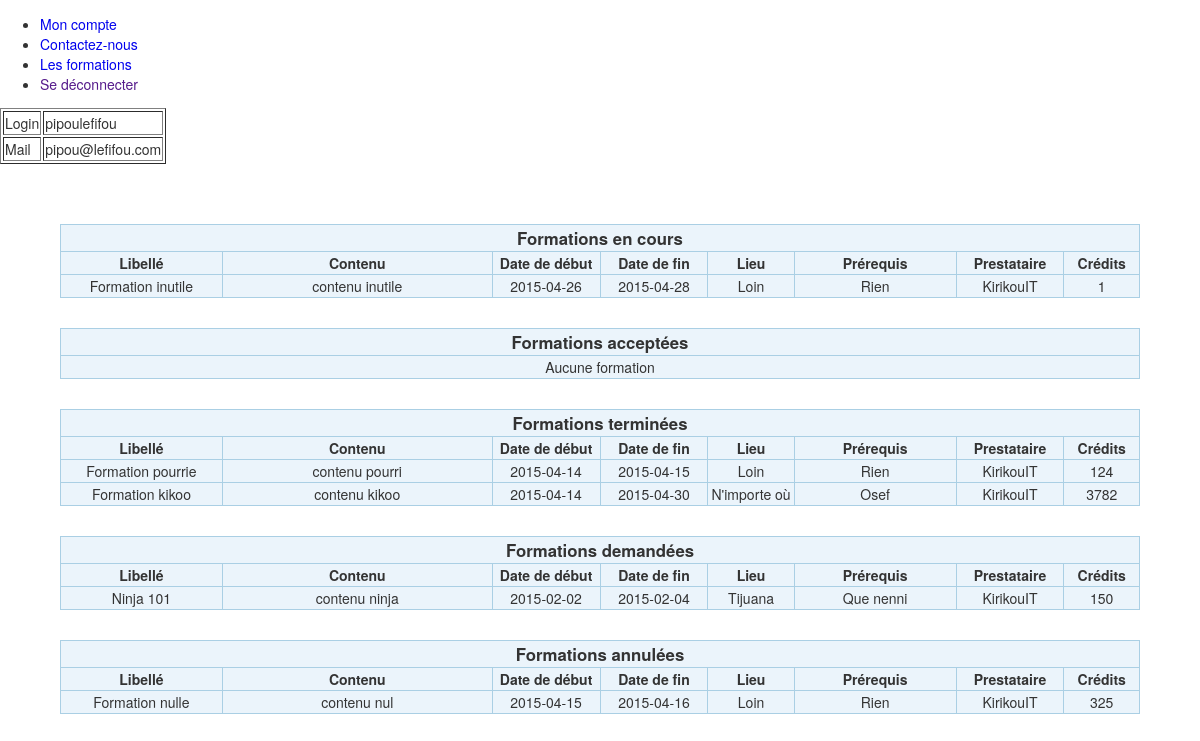
The page /compte.php (signed in) on the database as committed earlier.
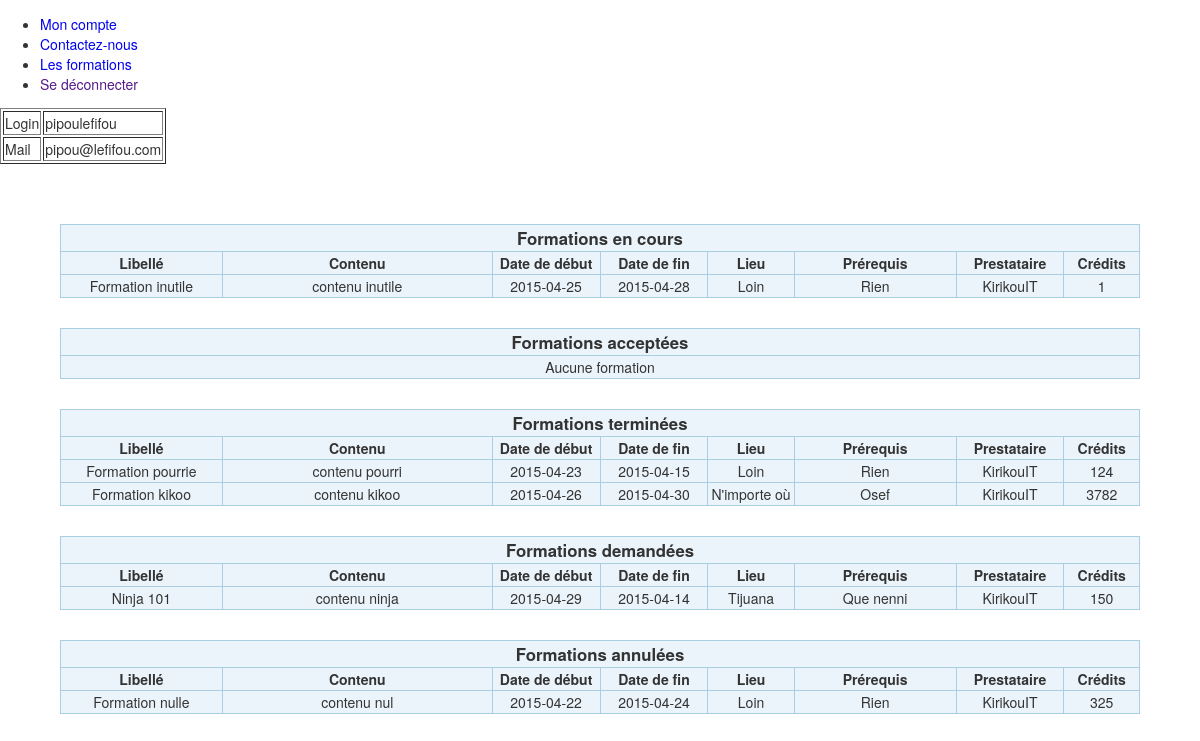
The same page on the database as committed later.
### tables this page shows
CREATE TABLE IF NOT EXISTS `formation` (
  `form_id` int(11) NOT NULL AUTO_INCREMENT,
  `form_libelle` varchar(100) NOT NULL,
  `form_contenu` varchar(250) NOT NULL,
  `form_date_debut` date NOT NULL,
  `form_date_fin` date NOT NULL,
  `form_lieu` varchar(25) NOT NULL,
  `form_prerequis` varchar(25) NOT NULL,
  `form_cout_credit` int(11) NOT NULL,
  `prest_id` int(11) DEFAULT NULL,
  PRIMARY KEY (`form_id`),
  KEY `FK_formation_prest_id` (`prest_id`)
);

CREATE TABLE IF NOT EXISTS `prestataire` (
  `prest_id` int(11) NOT NULL AUTO_INCREMENT,
  `prest_raison_sociale` varchar(50) NOT NULL,
  `prest_adresse` varchar(150) NOT NULL,
  `prest_telephone` varchar(10) NOT NULL,
  `prest_siret` varchar(32) NOT NULL,
  PRIMARY KEY (`prest_id`)
);

### classe/Formation.php (called while the page is built, shortened)
<?php
Class Formation{
	private $libelle;
	private $contenu;
	private $dateDebut;
	private $dateFin;
	private $lieu;
	private $requis;
	private $credits;
	private $prestataire;
	function __construct($id, $libelle, $contenu, $dateDebut, $dateFin, $lieu, $requis, $credits, $prestataire_id) {
		$this->libelle = $libelle;
		$this->contenu = $contenu;
		$this->dateDebut = $dateDebut;
		$this->dateFin = $dateFin;
		$this->lieu = $lieu;
		$this->requis = $requis;
		$this->credits = $credits;
		$this->prestataire = new Prestataire($prestataire_id);
	}
	function getLibelle() {
		return $this->libelle;
	}
	function getContenu() {
		return $this->contenu;
	}
	function getDateDebut() {
		return $this->dateDebut;
	}
	function getDateFin() {
		return $this->dateFin;
	}
	function getLieu() {
		return $this->lieu;
	}
	function getRequis() {
		return $this->requis;
	}
	function getPrestataire() {
		return $this->prestataire;
	}
	function getCredits() {
		return $this->credits;
	}
}
?>

### classe/DB_Formation.php (called while the page is built, shortened)
<?php
Class DB_Formation extends DB {
	function getFormationUser($userId, $statut){
		$listeFormations = array();
		$dbh = $this->connect();
		$sql = "SELECT f.form_id, form_libelle, form_contenu, form_date_debut, form_date_fin, form_lieu, form_prerequis, form_cout_credit, prest_id FROM formation f WHERE form_id IN (SELECT p.form_id FROM participe p WHERE user_id = :userId AND part_statut = :statut)";
		$stmt = $dbh->prepare($sql);
		$stmt->BindValue(":userId",$userId);
		$stmt->BindValue(":statut",$statut);
		if ($stmt->execute())
			while($data = $stmt->fetch(PDO::FETCH_ASSOC)){
				$formation = new Formation($data["form_id"],
					  					   $data["form_libelle"],
										   $data["form_contenu"],
										   $data["form_date_debut"],
										   $data["form_date_fin"],
										   $data["form_lieu"],
										   $data["form_prerequis"],
										   $data["form_cout_credit"],
										   $data["prest_id"]);
				$listeFormations[] = $formation;
			}
		 else {
			echo("Erreur lors de la lecture des données");
			return false;
		}
		return $listeFormations;
	}
}
?>

### classe/User.php (called while the page is built, shortened)
<?php
include_once "DB_Formation.php";
Class User {
	private $id;
	function __construct($id, $login, $mail) {
		$this->id = $id;
	}
	function getFormationsAnnulees() {
		$data = new DB_Formation();
		return $data->getFormationUser($this->id, "annulee");
	}
	function getFormationsDemandees() {
		$data = new DB_Formation();
		return $data->getFormationUser($this->id, "demandee");
	}
	function getFormationsEnCours() {
		$data = new DB_Formation();
		return $data->getFormationUser($this->id, "encours");
	}
	function getFormationsTerminees() {
		$data = new DB_Formation();
		return $data->getFormationUser($this->id, "terminee");
	}
}
?>

### classe/DB_Prestataire.php (called while the page is built, shortened)
<?php
include_once "Prestataire.php";
Class DB_Prestataire extends DB {
	function getPrestataire($id){
		$dbh = $this->connect();
		$sql = "SELECT prest_id, prest_raison_sociale, prest_adresse, prest_telephone, prest_siret FROM prestataire WHERE prest_id = :id";
		$stmt = $dbh->prepare($sql);
		$stmt->BindValue(":id",$id);
		if ($stmt->execute())
			return $stmt->fetch(PDO::FETCH_ASSOC);
		else {
			echo("Erreur lors de la lecture des données");
			return false;
		}
	}
}
?>

### classe/Prestataire.php (called while the page is built, shortened)
<?php
include_once "DB_Prestataire.php";
class Prestataire{
	private $raisonSociale;
	function __construct($id){
		$data = new DB_Prestataire();
		$retour = $data->getPrestataire($id);
		$this->raisonSociale = $retour["prest_raison_sociale"];
	}
	function getRaisonSociale(){
		return $this->raisonSociale;
	}
}
?>

### librairie.php (the view, shortened to what this page needs)
<?php
include_once "./classe/DB_Prestataire.php";
include_once "./classe/DB_Formation.php";
include_once "./classe/User.php";
include_once "./classe/Prestataire.php";
include_once "./classe/Formation.php";
function getFichier() {
	return basename($_SERVER['PHP_SELF']);
}
function debutPage($titre) {
	echo "<!DOCTYPE html>\n";
	echo "<html>\n";
	echo "<head>\n";
		echo "<link rel=\"stylesheet\" type=\"text/css\" href=\"./css/general.css\" />\n";
	echo "</head>\n";
	echo "<body>\n";
	if (getFichier() != "identification.php") {
		echo "<header>\n";
			echo "<ul>\n";
				echo "<li class=\"nav\"><a href=\"compte.php\">Mon compte</a></li>\n";
				echo "<li class=\"nav\"><a href=\"mailto:jeanfrancois.poivey@free.fr\">Contactez-nous</a></li>\n";
				echo "<li class=\"nav\"><a href=\"formations.php\">Les formations</a></li>\n";
				echo "<li class=\"nav\"><a href=\"\" id=\"deconnexion\">Se déconnecter</a></li>\n";
			echo "</ul>\n";
		echo "</header>\n";
	}
		echo "<section>\n";
}
function aside($id) {
	if ($id != 0) {
		echo "<aside>\n";
			echo "<table border=\"1\">\n";
				echo "<tr>\n";
					echo "<td>Login</td>\n";
					echo "<td>".$_SESSION["login"]."</td>\n";
				echo "</tr>\n";
				echo "<tr>\n";
					echo "<td>Mail</td>\n";
					echo "<td>".$_SESSION["mail"]."</td>\n";
				echo "</tr>\n";
			echo "</table>\n";
		echo "</aside>\n";
	}
	echo "<article>\n";
}
function finPage() {
			echo "</article>\n";
		echo "</section>\n";
	echo "</body>\n";
	echo "</html>\n";
}
function ligneLabelFormations($label) {
	echo "<tr>\n";
		echo "<th colspan=\"9\" class=\"typeFormations\">".$label."</th>\n";
	echo "</tr>\n";
}
function ligueAucuneFormation() {
	echo "<tr>\n";
		echo "<td colspan=\"9\">Aucune formation</td>\n";
	echo "</tr>\n";
}
function ligneChamps() {
	echo "<tr>\n";
		echo "<th class=\"libelle\">Libellé</th>\n";
		echo "<th class=\"contenu\">Contenu</th>\n";
		echo "<th class=\"date\">Date de début</th>\n";
		echo "<th class=\"date\">Date de fin</th>\n";
		echo "<th class=\"lieu\">Lieu</th>\n";
		echo "<th class=\"prerequis\">Prérequis</th>\n";
		echo "<th class=\"prestataire\">Prestataire</th>\n";
		echo "<th class=\"credits\">Crédits</th>\n";
	echo "</tr>\n";
}
function listeTableauFormations($tableau) {
		if (count($tableau) == 0)
			ligueAucuneFormation("Aucune formation");
		else {
			ligneChamps();
			foreach ($tableau as $formation) {
				$prestataire = $formation->getPrestataire();
				echo "<tr>\n";
					echo "<td class=\"libelle\">".$formation->getLibelle()."</td>\n";
					echo "<td class=\"contenu\">".$formation->getContenu()."</td>\n";
					echo "<td class=\"date\">".$formation->getDateDebut()."</td>\n";
					echo "<td class=\"date\">".$formation->getDateFin()."</td>\n";
					echo "<td class=\"lieu\">".$formation->getLieu()."</td>\n";
					echo "<td class=\"prerequis\">".$formation->getRequis()."</td>\n";
					echo "<td class=\"prestataire\">".$prestataire->getRaisonSociale()."</td>\n";
					echo "<td class=\"credits\">".$formation->getCredits()."</td>\n";
				echo "</tr>\n";
			}
		}
}
function tabFormations($label, $tableau) {
	echo "<table class=\"tableauFormations\">\n";
	ligneLabelFormations($label);
	listeTableauFormations($tableau);
	echo "</table>\n";
}
?>

### compte.php
<?php
include_once "./librairie.php";
debutPage("Mon Compte");
aside($_SESSION["id"]);
$user = new User($_SESSION["id"], $_SESSION["login"], $_SESSION["mail"]);
echo "<table class=\"tableauFormations\">\n";
tabFormations("Formations en cours", $user->getFormationsEnCours());
tabFormations("Formations acceptées", $user->getFormationsAcceptees());
tabFormations("Formations terminées", $user->getFormationsTerminees());
tabFormations("Formations demandées", $user->getFormationsDemandees());
tabFormations("Formations annulées", $user->getFormationsAnnulees());
echo "</table>\n";
finPage();
?>

### css/general.css (style rules this page uses)
html { font-family: "Helvetica Neue", Helvetica, Arial, sans-serif; font-size: 14px; line-height: 1.428571429; color: #333333; background-color: #ffffff; }
body { width: 100%; margin: auto; }
a { text-decoration: none; }
.tableauFormations { margin: auto; margin-top: 30px; width: 90%; border-collapse: collapse; background-color: #ebf4fb; text-align: center; }
.tableauFormations th, .tableauFormations td { border: 1px solid #aacfe4; }
.tableauFormations .typeFormations { font-size: 1.2em; margin-bottom: 50px; }
.tableauFormations .libelle { width: 15%; }
.tableauFormations .contenu { width: 25%; }
.tableauFormations .date { width: 10%; }
.tableauFormations .lieu { width: 8%; }
.tableauFormations .prerequis { width: 15%; }
.tableauFormations .prestataire { width: 10%; }
.tableauFormations .credits { width: 7%; }

Rows that differ between the two databases and show on the page:
changed formation "Formation inutile": form_date_debut "2015-04-26" → "2015-04-25"
changed formation "Formation pourrie": form_date_debut "2015-04-14" → "2015-04-23"
changed formation "Formation kikoo": form_date_debut "2015-04-14" → "2015-04-26"
changed formation "Ninja 101": form_date_debut "2015-02-02" → "2015-04-29"; form_date_fin "2015-02-04" → "2015-04-14"
changed formation "Formation nulle": form_date_debut "2015-04-15" → "2015-04-22"; form_date_fin "2015-04-16" → "2015-04-24"
